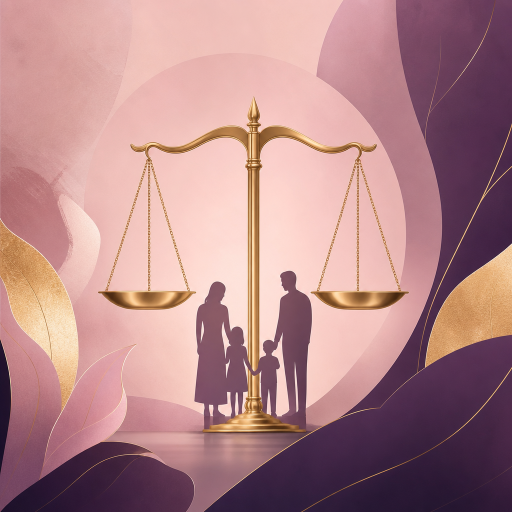
#> input picture picker/samples/01_pink_violet.png, 1024 x 1024 px (shown at 1/2 size)
$ python -i design_utils.py   (imports and definitions only)
#> lines starting #> are read from the running program, lines starting #| are printed output that depends on the picture
"""
Design and professional styling utilities for PowerPoint MCP Server.
Functions for themes, colors, fonts, backgrounds, and visual effects.
"""
from pptx import Presentation
from pptx.util import Inches, Pt
from pptx.dml.color import RGBColor
from typing import Dict, List, Tuple, Optional, Any
from PIL import Image, ImageEnhance, ImageFilter, ImageDraw
import tempfile
import os
from fontTools.ttLib import TTFont
from fontTools.subset import Subsetter

# Professional color schemes
PROFESSIONAL_COLOR_SCHEMES = {
    'modern_blue': {
        'primary': (0, 120, 215),      # Microsoft Blue
        'secondary': (40, 40, 40),     # Dark Gray
        'accent1': (0, 176, 240),      # Light Blue
        'accent2': (255, 192, 0),      # Orange
        'light': (247, 247, 247),      # Light Gray
        'text': (68, 68, 68),          # Text Gray
    },
    'corporate_gray': {
        'primary': (68, 68, 68),       # Charcoal
        'secondary': (0, 120, 215),    # Blue
        'accent1': (89, 89, 89),       # Medium Gray
        'accent2': (217, 217, 217),    # Light Gray
        'light': (242, 242, 242),      # Very Light Gray
        'text': (51, 51, 51),          # Dark Text
    },
    'elegant_green': {
        'primary': (70, 136, 71),      # Forest Green
        'secondary': (255, 255, 255),  # White
        'accent1': (146, 208, 80),     # Light Green
        'accent2': (112, 173, 71),     # Medium Green
        'light': (238, 236, 225),      # Cream
        'text': (89, 89, 89),          # Gray Text
    },
    'warm_red': {
        'primary': (192, 80, 77),      # Deep Red
        'secondary': (68, 68, 68),     # Dark Gray
        'accent1': (230, 126, 34),     # Orange
        'accent2': (241, 196, 15),     # Yellow
        'light': (253, 253, 253),      # White
        'text': (44, 62, 80),          # Blue Gray
    }
}

# Professional typography settings
PROFESSIONAL_FONTS = {
    'title': {
        'name': 'Segoe UI',
        'size_large': 36,
        'size_medium': 28,
        'size_small': 24,
        'bold': True
    },
    'subtitle': {
        'name': 'Segoe UI Light',
        'size_large': 20,
        'size_medium': 18,
        'size_small': 16,
        'bold': False
    },
    'body': {
        'name': 'Segoe UI',
        'size_large': 16,
        'size_medium': 14,
        'size_small': 12,
        'bold': False
    },
    'caption': {
        'name': 'Segoe UI',
        'size_large': 12,
        'size_medium': 10,
        'size_small': 9,
        'bold': False
    }
}


# [313 lines left out: functions get_professional_color, get_professional_font, get_color_schemes, add_professional_slide, apply_professional_theme, enhance_existing_slide and 4 more, not called in this run]


# Image enhancement functions
def enhance_image_with_pillow(image_path: str, brightness: float = 1.0, contrast: float = 1.0,
                             saturation: float = 1.0, sharpness: float = 1.0,
                             blur_radius: float = 0, filter_type: str = None,
                             output_path: str = None) -> str:
    """
    Enhance an image using PIL with various adjustments.

    Args:
        image_path: Path to input image
        brightness: Brightness factor (1.0 = no change)
        contrast: Contrast factor (1.0 = no change)
        saturation: Saturation factor (1.0 = no change)
        sharpness: Sharpness factor (1.0 = no change)
        blur_radius: Blur radius (0 = no blur)
        filter_type: Filter type ('BLUR', 'SHARPEN', 'SMOOTH', etc.)
        output_path: Output path (if None, generates temporary file)

    Returns:
        Path to enhanced image
    """
#> called with brightness = 1.1, contrast = 1.15, saturation = 1.1, sharpness = 1.2, blur_radius = 0
    if not os.path.exists(image_path):
        raise FileNotFoundError(f"Image file not found: {image_path}")

    # Open image
    img = Image.open(image_path)
#> img is the input picture: PIL image 1024x1024 RGB; mean R, G, B 179, 134.3, 136.9

    # Apply enhancements
    if brightness != 1.0:
        enhancer = ImageEnhance.Brightness(img)
        img = enhancer.enhance(brightness)
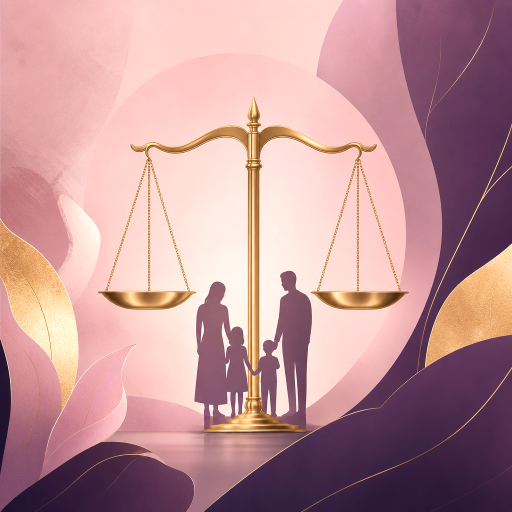
#> img: PIL image 1024x1024 RGB (shown at 1/2 size); mean R, G, B 191.9, 147.3, 150.2

    if contrast != 1.0:
        enhancer = ImageEnhance.Contrast(img)
        img = enhancer.enhance(contrast)

    if saturation != 1.0:
        enhancer = ImageEnhance.Color(img)
        img = enhancer.enhance(saturation)
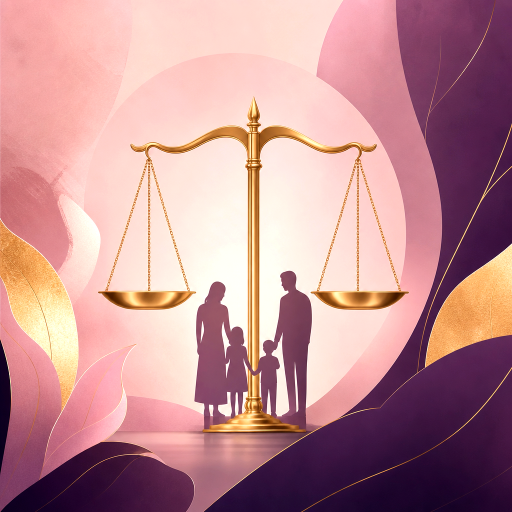
#> img: PIL image 1024x1024 RGB (shown at 1/2 size); mean R, G, B 192.7, 142.8, 146.6

    if sharpness != 1.0:
        enhancer = ImageEnhance.Sharpness(img)
        img = enhancer.enhance(sharpness)

    if blur_radius > 0:
        img = img.filter(ImageFilter.GaussianBlur(radius=blur_radius))

    if filter_type:
        filter_map = {
            'BLUR': ImageFilter.BLUR,
            'SHARPEN': ImageFilter.SHARPEN,
            'SMOOTH': ImageFilter.SMOOTH,
            'EDGE_ENHANCE': ImageFilter.EDGE_ENHANCE
        }
        if filter_type.upper() in filter_map:
            img = img.filter(filter_map[filter_type.upper()])

    # Save enhanced image
    if output_path is None:
        output_path = tempfile.mktemp(suffix='.png')

    img.save(output_path)
    return output_path


def apply_professional_image_enhancement(image_path: str, style: str = 'presentation',
                                       output_path: str = None) -> str:
    """
    Apply professional image enhancement presets.

    Args:
        image_path: Path to input image
        style: Enhancement style ('presentation', 'bright', 'soft')
        output_path: Output path (if None, generates temporary file)

    Returns:
        Path to enhanced image
    """
    enhancement_presets = {
        'presentation': {
            'brightness': 1.1,
            'contrast': 1.15,
            'saturation': 1.1,
            'sharpness': 1.2
        },
        'bright': {
            'brightness': 1.2,
            'contrast': 1.1,
            'saturation': 1.2,
            'sharpness': 1.1
        },
        'soft': {
            'brightness': 1.05,
            'contrast': 0.95,
            'saturation': 0.95,
            'sharpness': 0.9,
            'blur_radius': 0.5
        }
    }

    preset = enhancement_presets.get(style, enhancement_presets['presentation'])
    return enhance_image_with_pillow(image_path, output_path=output_path, **preset)


# Picture effects functions (simplified implementations)
# [188 lines left out: functions apply_picture_shadow, apply_picture_reflection, apply_picture_glow, apply_picture_soft_edges, apply_picture_rotation, apply_picture_transparency and 5 more, not called in this run]

>>> result = apply_professional_image_enhancement('../../../picker/samples/01_pink_violet.png')

$ run again, on picker/samples/03_earth_terracotta.png
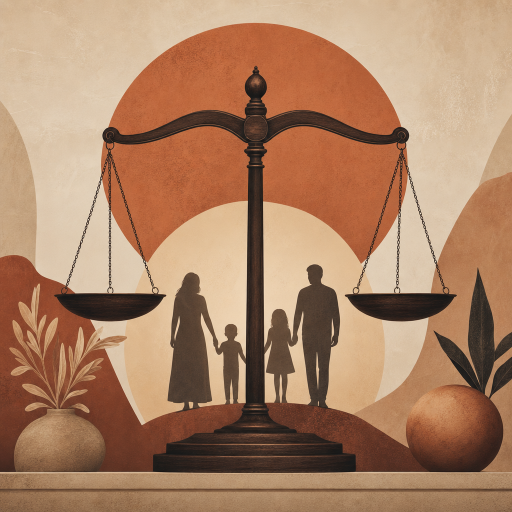
#> input picture picker/samples/03_earth_terracotta.png, 1024 x 1024 px (shown at 1/2 size)
#> in enhance_image_with_pillow, img is the input picture: PIL image 1024x1024 RGB; mean R, G, B 170.7, 130, 101
#> in enhance_image_with_pillow, `img = enhancer.enhance(brightness)`:
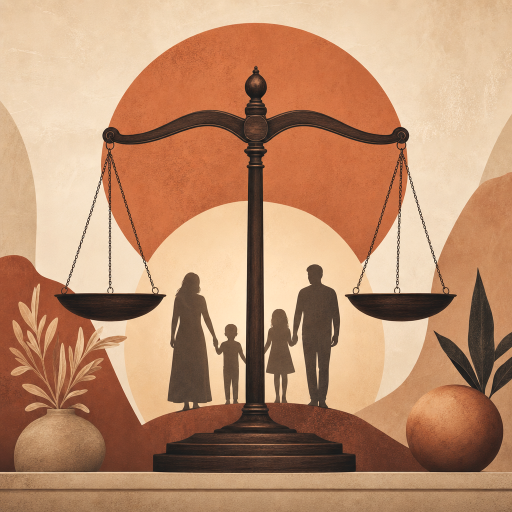
#> img: PIL image 1024x1024 RGB (shown at 1/2 size); mean R, G, B 187.3, 142.6, 110.6
#> in enhance_image_with_pillow, `img = enhancer.enhance(saturation)`:
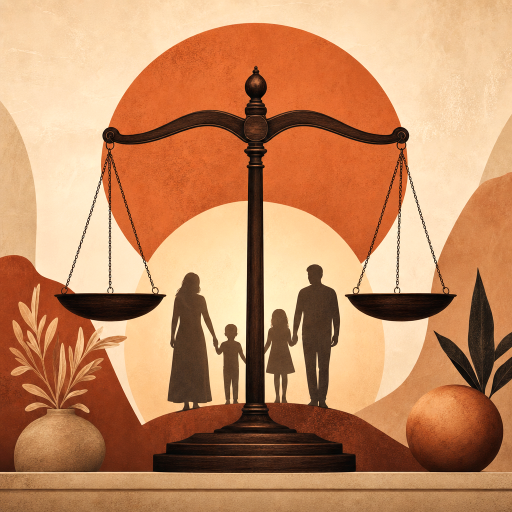
#> img: PIL image 1024x1024 RGB (shown at 1/2 size); mean R, G, B 194.3, 139.2, 98.7

$ run again, on picker/samples/04_teal_coral.png
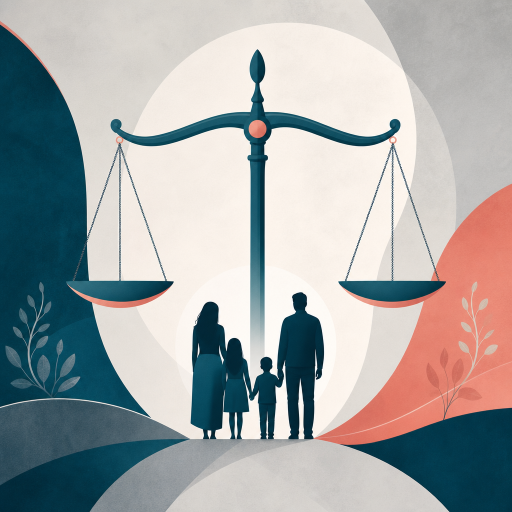
#> input picture picker/samples/04_teal_coral.png, 1024 x 1024 px (shown at 1/2 size)
#> in enhance_image_with_pillow, img is the input picture: PIL image 1024x1024 RGB; mean R, G, B 162.9, 166.2, 166.4
#> in enhance_image_with_pillow, `img = enhancer.enhance(brightness)`:
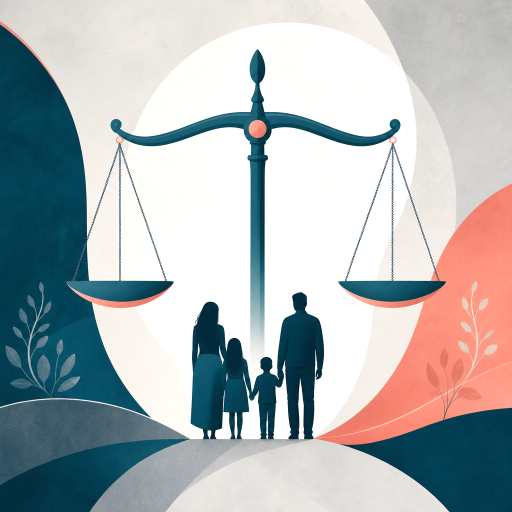
#> img: PIL image 1024x1024 RGB (shown at 1/2 size); mean R, G, B 173.6, 179.6, 181.7
#> in enhance_image_with_pillow, `img = enhancer.enhance(contrast)`:
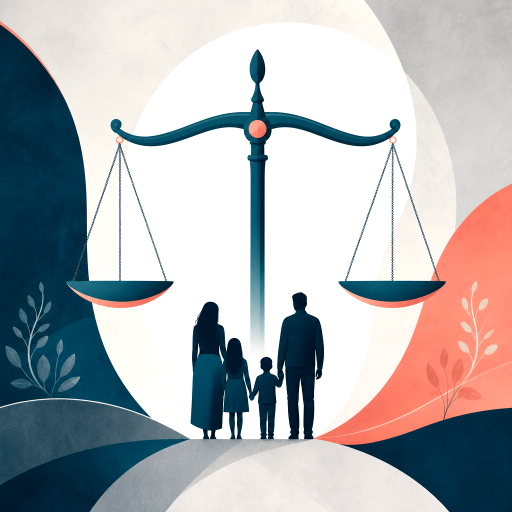
#> img: PIL image 1024x1024 RGB (shown at 1/2 size); mean R, G, B 173.7, 176.1, 179
